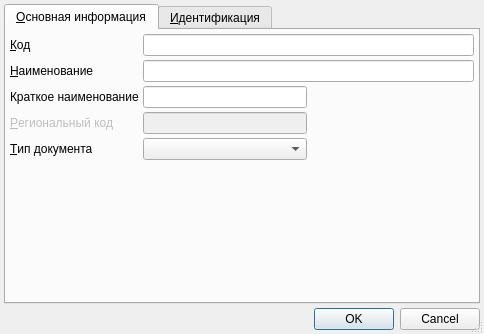
<?xml version="1.0" encoding="UTF-8"?>
<ui version="4.0">
 <class>SocStatusTypeItemEditorDialog</class>
 <widget class="QDialog" name="SocStatusTypeItemEditorDialog">
  <property name="geometry">
   <rect>
    <x>0</x>
    <y>0</y>
    <width>484</width>
    <height>334</height>
   </rect>
  </property>
  <property name="windowTitle">
   <string>ChangeMe!</string>
  </property>
  <property name="sizeGripEnabled">
   <bool>true</bool>
  </property>
  <layout class="QGridLayout" name="gridLayout_2">
   <property name="margin">
    <number>4</number>
   </property>
   <property name="spacing">
    <number>4</number>
   </property>
   <item row="2" column="0" colspan="2">
    <widget class="QTabWidget" name="tabWidget">
     <property name="currentIndex">
      <number>0</number>
     </property>
     <widget class="QWidget" name="tabMain">
      <attribute name="title">
       <string>&amp;Основная информация</string>
      </attribute>
      <layout class="QGridLayout" name="gridLayout">
       <property name="margin">
        <number>4</number>
       </property>
       <property name="spacing">
        <number>4</number>
       </property>
       <item row="3" column="1">
        <widget class="QLineEdit" name="edtRegionalCode">
         <property name="enabled">
          <bool>false</bool>
         </property>
        </widget>
       </item>
       <item row="2" column="0">
        <widget class="QLabel" name="lblShortName">
         <property name="text">
          <string>Краткое наименование</string>
         </property>
        </widget>
       </item>
       <item row="3" column="0">
        <widget class="QLabel" name="lblRegionalCode">
         <property name="enabled">
          <bool>false</bool>
         </property>
         <property name="sizePolicy">
          <sizepolicy hsizetype="Maximum" vsizetype="Preferred">
           <horstretch>0</horstretch>
           <verstretch>0</verstretch>
          </sizepolicy>
         </property>
         <property name="text">
          <string>&amp;Региональный код</string>
         </property>
         <property name="buddy">
          <cstring>edtRegionalCode</cstring>
         </property>
        </widget>
       </item>
       <item row="3" column="2">
        <spacer name="horizontalSpacer">
         <property name="orientation">
          <enum>Qt::Horizontal</enum>
         </property>
         <property name="sizeHint" stdset="0">
          <size>
           <width>40</width>
           <height>20</height>
          </size>
         </property>
        </spacer>
       </item>
       <item row="5" column="0">
        <spacer name="verticalSpacer">
         <property name="orientation">
          <enum>Qt::Vertical</enum>
         </property>
         <property name="sizeHint" stdset="0">
          <size>
           <width>20</width>
           <height>120</height>
          </size>
         </property>
        </spacer>
       </item>
       <item row="2" column="1">
        <widget class="QLineEdit" name="edtShortName"/>
       </item>
       <item row="4" column="0">
        <widget class="QLabel" name="lblDocumentType">
         <property name="sizePolicy">
          <sizepolicy hsizetype="Maximum" vsizetype="Preferred">
           <horstretch>0</horstretch>
           <verstretch>0</verstretch>
          </sizepolicy>
         </property>
         <property name="text">
          <string>&amp;Тип документа</string>
         </property>
         <property name="buddy">
          <cstring>cmbDocumentType</cstring>
         </property>
        </widget>
       </item>
       <item row="4" column="1">
        <widget class="CRBComboBox" name="cmbDocumentType"/>
       </item>
       <item row="1" column="1" colspan="2">
        <widget class="QLineEdit" name="edtName"/>
       </item>
       <item row="1" column="0">
        <widget class="QLabel" name="lblName">
         <property name="sizePolicy">
          <sizepolicy hsizetype="Maximum" vsizetype="Preferred">
           <horstretch>0</horstretch>
           <verstretch>0</verstretch>
          </sizepolicy>
         </property>
         <property name="text">
          <string>&amp;Наименование</string>
         </property>
         <property name="buddy">
          <cstring>edtName</cstring>
         </property>
        </widget>
       </item>
       <item row="0" column="1" colspan="2">
        <widget class="QLineEdit" name="edtCode"/>
       </item>
       <item row="0" column="0">
        <widget class="QLabel" name="lblCode">
         <property name="sizePolicy">
          <sizepolicy hsizetype="Maximum" vsizetype="Preferred">
           <horstretch>0</horstretch>
           <verstretch>0</verstretch>
          </sizepolicy>
         </property>
         <property name="text">
          <string>&amp;Код</string>
         </property>
         <property name="buddy">
          <cstring>edtCode</cstring>
         </property>
        </widget>
       </item>
      </layout>
     </widget>
     <widget class="QWidget" name="tabIdentification">
      <attribute name="title">
       <string>&amp;Идентификация</string>
      </attribute>
      <layout class="QGridLayout" name="gridLayout_3">
       <property name="margin">
        <number>4</number>
       </property>
       <property name="spacing">
        <number>4</number>
       </property>
       <item row="0" column="0">
        <widget class="CInDocTableView" name="tblIdentification"/>
       </item>
      </layout>
     </widget>
    </widget>
   </item>
   <item row="3" column="0" colspan="2">
    <widget class="QDialogButtonBox" name="buttonBox">
     <property name="standardButtons">
      <set>QDialogButtonBox::Cancel|QDialogButtonBox::Ok</set>
     </property>
    </widget>
   </item>
  </layout>
 </widget>
 <customwidgets>
  <customwidget>
   <class>CRBComboBox</class>
   <extends>QComboBox</extends>
   <header>library/crbcombobox.h</header>
  </customwidget>
  <customwidget>
   <class>CInDocTableView</class>
   <extends>QTableView</extends>
   <header>library/InDocTable.h</header>
  </customwidget>
 </customwidgets>
 <tabstops>
  <tabstop>tabWidget</tabstop>
  <tabstop>edtCode</tabstop>
  <tabstop>edtName</tabstop>
  <tabstop>edtShortName</tabstop>
  <tabstop>edtRegionalCode</tabstop>
  <tabstop>cmbDocumentType</tabstop>
  <tabstop>tblIdentification</tabstop>
  <tabstop>buttonBox</tabstop>
 </tabstops>
 <resources/>
 <connections>
  <connection>
   <sender>buttonBox</sender>
   <signal>accepted()</signal>
   <receiver>SocStatusTypeItemEditorDialog</receiver>
   <slot>accept()</slot>
   <hints>
    <hint type="sourcelabel">
     <x>144</x>
     <y>144</y>
    </hint>
    <hint type="destinationlabel">
     <x>144</x>
     <y>80</y>
    </hint>
   </hints>
  </connection>
  <connection>
   <sender>buttonBox</sender>
   <signal>rejected()</signal>
   <receiver>SocStatusTypeItemEditorDialog</receiver>
   <slot>reject()</slot>
   <hints>
    <hint type="sourcelabel">
     <x>144</x>
     <y>144</y>
    </hint>
    <hint type="destinationlabel">
     <x>144</x>
     <y>80</y>
    </hint>
   </hints>
  </connection>
 </connections>
</ui>
